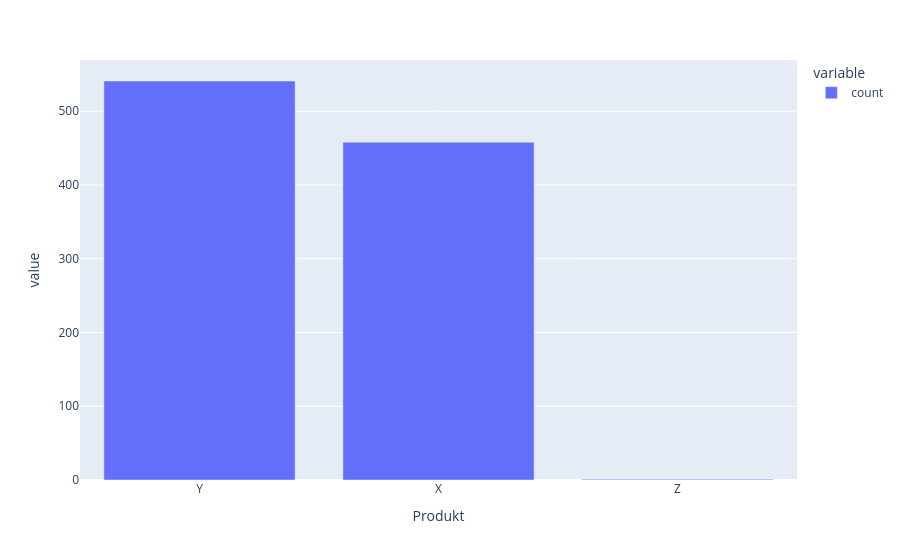

The notebook cell saved with this chart:
### Markdown cell above
<span style="color:#FF5F00"><b>AUFGABE 1:</b></span><br>
Stellen Sie selbstständig ein Säulen- oder Balkendiagramm für das nominale Merkmal ```Produkt``` dar. Was fällt Ihnen auf?

### Code cell
df["Produkt"].value_counts().plot(kind="bar")

### Figure 1 — Plotly figure (JSON) as saved in the notebook; plotly's stock layout.template omitted (floating-point values rounded to 4 significant figures)
{"data": [{"hovertemplate": "variable=count<br>Produkt=%{x}<br>value=%{y}<extra></extra>", "legendgroup": "count", "marker": {"color": "#636efa", "pattern": {"shape": ""}}, "name": "count", "orientation": "v", "showlegend": true, "textposition": "auto", "type": "bar", "x": ["Y", "X", "Z"], "xaxis": "x", "y": [541, 458, 1], "yaxis": "y"}], "layout": {"barmode": "relative", "legend": {"title": {"text": "variable"}, "tracegroupgap": 0}, "margin": {"t": 60}, "xaxis": {"anchor": "y", "domain": [0, 1], "title": {"text": "Produkt"}}, "yaxis": {"anchor": "x", "domain": [0, 1], "title": {"text": "value"}}}}
